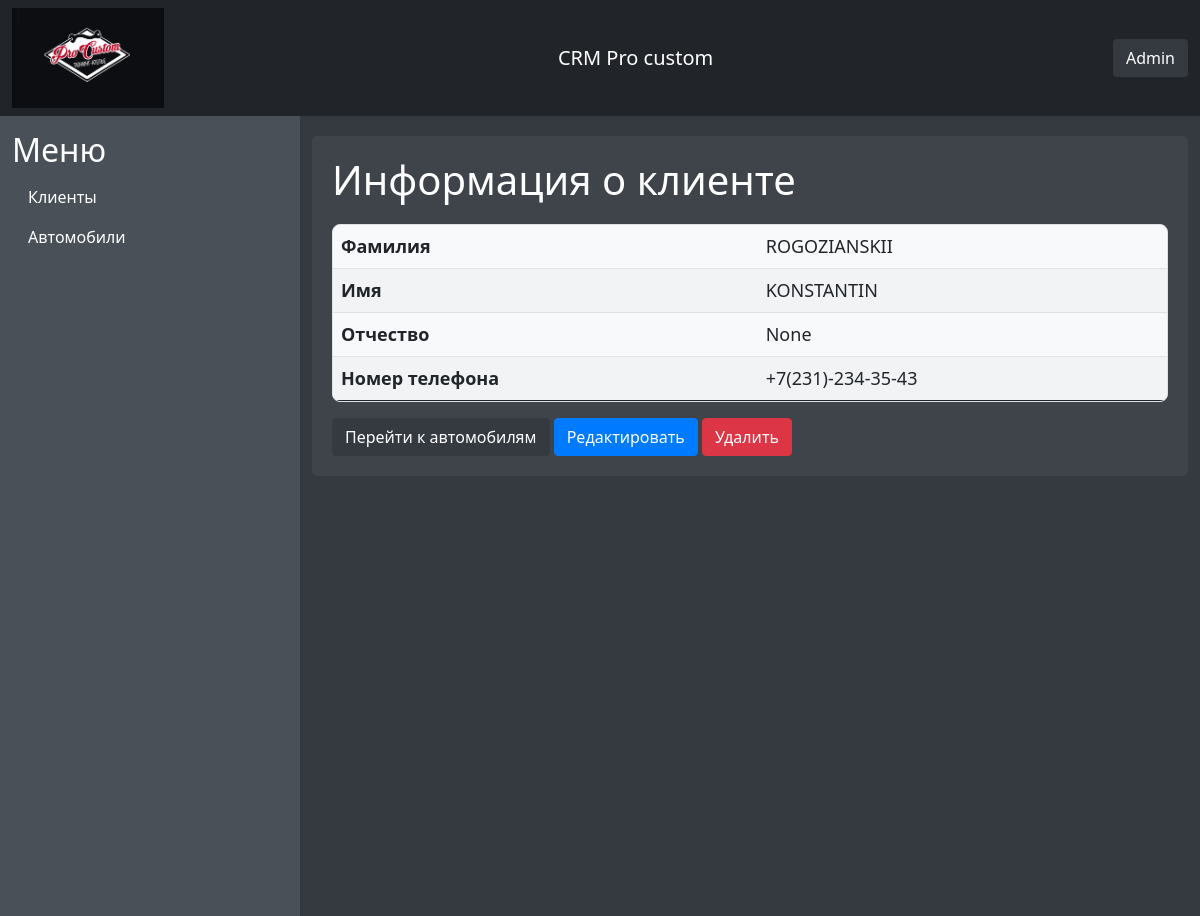
The page /clients/detail/10/ on the database its author committed.
### clients/models.py (models this page shows, shortened)
class Client(models.Model):
    first_name = models.CharField(max_length=100)
    last_name = models.CharField(max_length=100)
    middle_name = models.CharField(max_length=100, blank=True, null=True)
    phone_number = models.CharField(max_length=17)

### clients/views.py (the view)
# urls.py: path('detail/<int:pk>/', views.client_detail, name='client_detail'), # Новый маршрут
def client_detail(request, pk):
    client = get_object_or_404(Client, pk=pk)
    return render(request, 'clients/client_detail.html', {'client': client})

### templates/clients/client_detail.html
{% extends 'main/base.html' %}
{% block content %}
<h1>Информация о клиенте</h1>
<table class="table">
    <tr>
        <th>Фамилия</th>
        <td>{{ client.last_name }}</td>
    </tr>
    <tr>
        <th>Имя</th>
        <td>{{ client.first_name }}</td>
    </tr>
    <tr>
        <th>Отчество</th>
        <td>{{ client.middle_name }}</td>
    </tr>
    <tr>
        <th>Номер телефона</th>
        <td>{{ client.phone_number }}</td>
    </tr>
</table>
<a href="{% url 'client_cars' client.pk %}" class="btn btn-info">Перейти к автомобилям</a>
<a href="{% url 'client_edit' client.pk %}" class="btn btn-primary">Редактировать</a>
<a href="{% url 'client_delete' client.pk %}" class="btn btn-danger">Удалить</a>
{% endblock %}

### static/css/global_styles.css (style rules this page uses)
body { background-color: #343a40; color: #ffffff; }
.btn-primary { background-color: #007bff !important; border-color: #007bff !important; }
.btn-danger { background-color: #dc3545 !important; border-color: #dc3545 !important; }

### static/css/table_styles.css (style rules this page uses)
table { width: 100%; border-collapse: separate; border-spacing: 0; margin: 20px 0; font-size: 18px; text-align: left; background-color: #f8f9fa; color: #212529; border: 1px solid #dee2e6; border-radius: 8px; overflow: hidden; }
table th, table td { padding: 12px 15px; }
table tbody tr { border-bottom: 1px solid #dee2e6; }
table tbody tr:nth-of-type(even) { background-color: #f1f3f5; }
table tbody tr:last-of-type { border-bottom: none; }
.btn { display: inline-block; font-weight: 400; color: #fff; text-align: center; vertical-align: middle; user-select: none; background-color: #343a40; border: 1px solid transparent; padding: 0.375rem 0.75rem; font-size: 1rem; line-height: 1.5; border-radius: 0.25rem; transition: color 0.15s ease-in-out, background-color 0.15s ease-in-out, border-color 0.15s ease-in-out, box-shadow 0.15s ease-in-out; }
.btn-primary { color: #fff; background-color: #007bff; border-color: #007bff; }
.btn-danger { color: #fff; background-color: #dc3545; border-col }

### rows shown on the page
Client: last_name "ROGOZIANSKII", first_name "KONSTANTIN", middle_name "None", phone_number "+7(231)-234-35-43"
